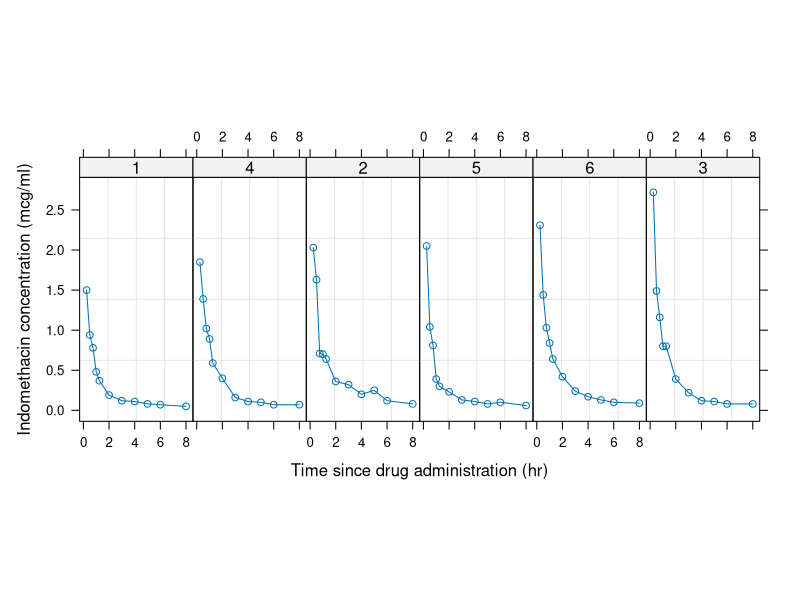
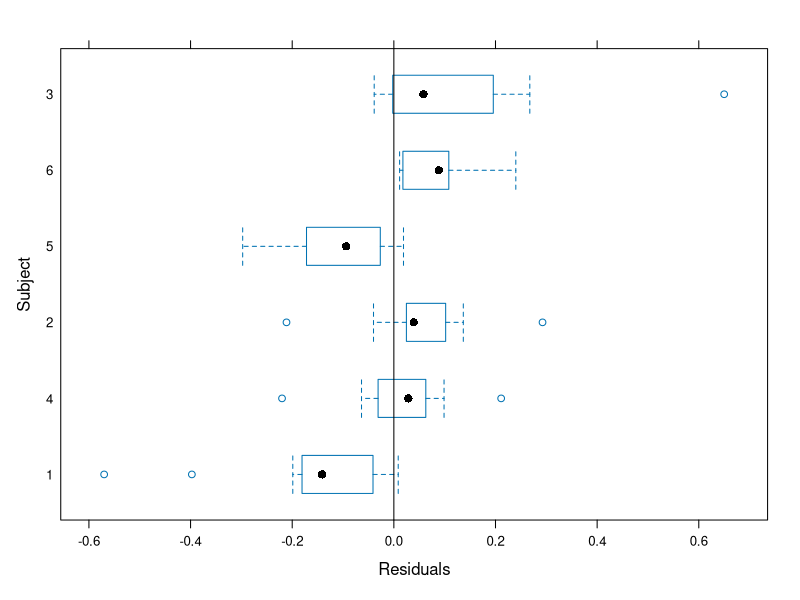
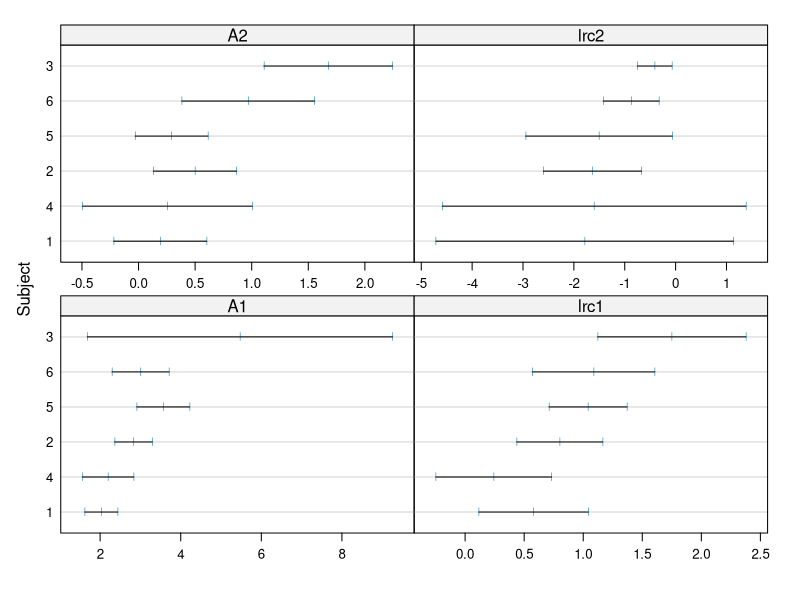
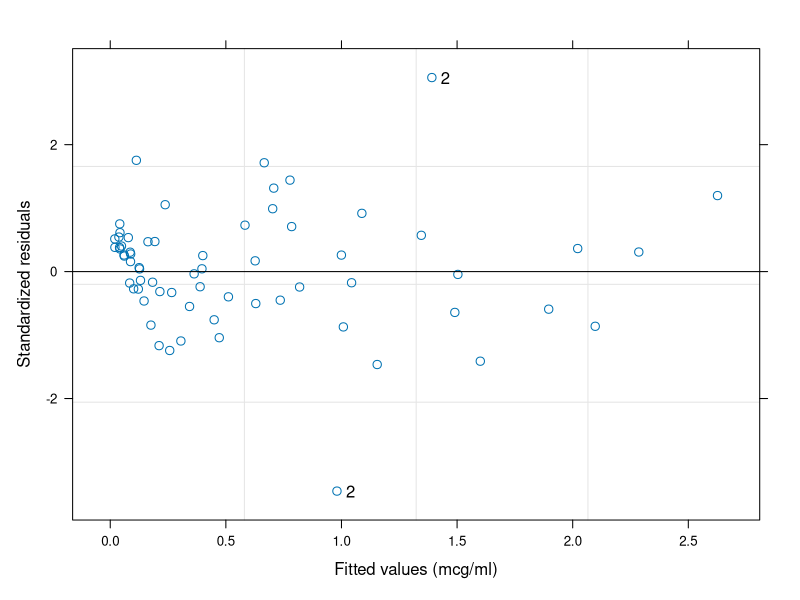
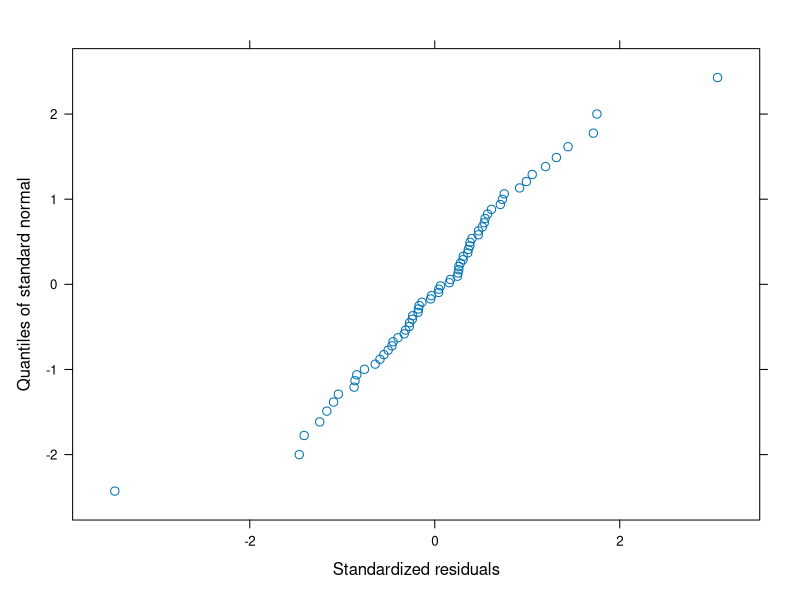
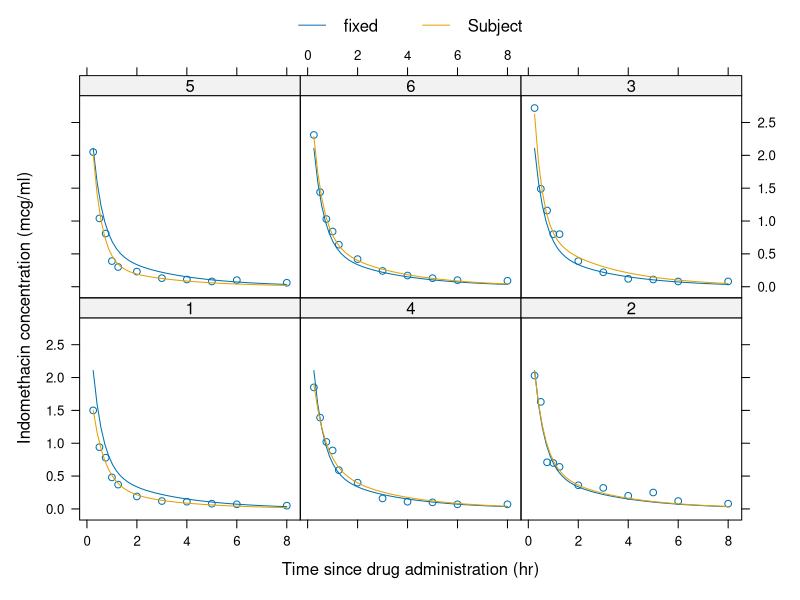
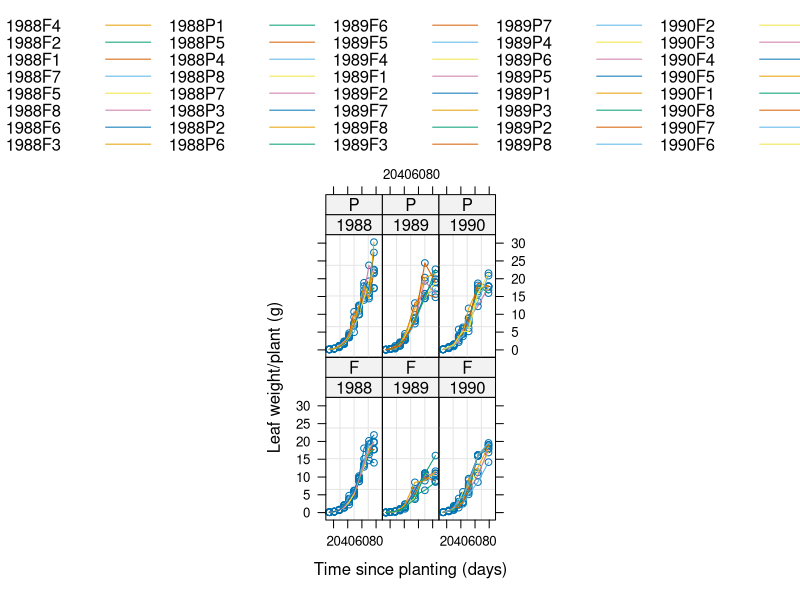
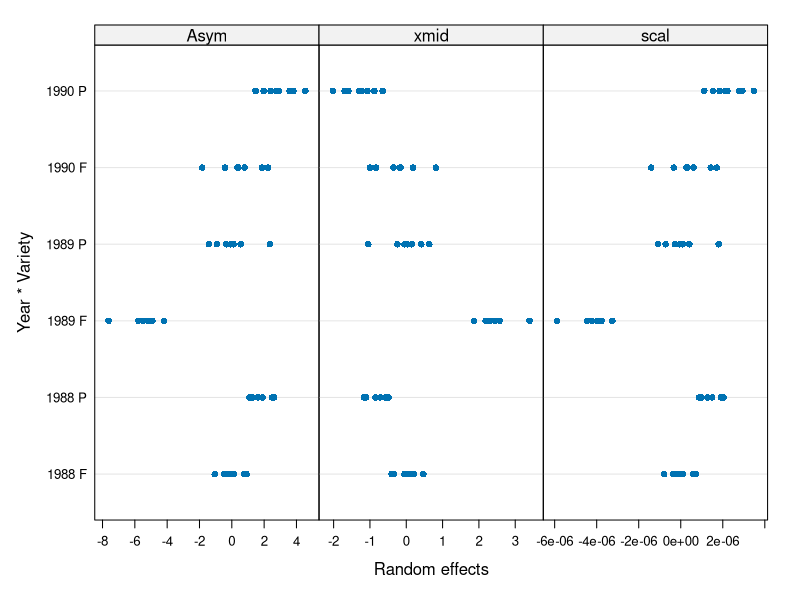

These charts were generated, in order, by the following R code:
#-*- R -*-

# initialization

library(nlme)
options(width = 65, digits = 5)
options(contrasts = c(unordered = "contr.helmert", ordered = "contr.poly"))
pdf(file = "ch06.pdf")

# Chapter 6    Nonlinear Mixed-Effects Models:
#              Basic Concepts and Motivating Examples

# 6.1 Indomethicin Kinetics

plot(Indometh)
fm1Indom.nls <- nls(conc ~ SSbiexp(time, A1, lrc1, A2, lrc2),
  data = Indometh)
summary(fm1Indom.nls)
plot(fm1Indom.nls, Subject ~ resid(.), abline = 0)
(fm1Indom.lis <- nlsList(conc ~ SSbiexp(time, A1, lrc1, A2, lrc2),
                        data = Indometh))
plot(intervals(fm1Indom.lis))
(fm1Indom.nlme <- nlme(fm1Indom.lis,
                      random = pdDiag(A1 + lrc1 + A2 + lrc2 ~ 1),
                      control = list(tolerance = 0.0001)))
fm2Indom.nlme <- update(fm1Indom.nlme,
                        random = pdDiag(A1 + lrc1 + A2 ~ 1))
anova(fm1Indom.nlme, fm2Indom.nlme)
(fm3Indom.nlme <- update(fm2Indom.nlme, random = A1+lrc1+A2 ~ 1))
fm4Indom.nlme <-
    update(fm3Indom.nlme,
           random = pdBlocked(list(A1 + lrc1 ~ 1, A2 ~ 1)))
anova(fm3Indom.nlme, fm4Indom.nlme)
anova(fm2Indom.nlme, fm4Indom.nlme)
plot(fm4Indom.nlme, id = 0.05, adj = -1)
qqnorm(fm4Indom.nlme)
plot(augPred(fm4Indom.nlme, level = 0:1))
summary(fm4Indom.nlme)

# 6.3 Growth of Soybean Plants

head(Soybean)
plot(Soybean, outer = ~ Year * Variety)
(fm1Soy.lis <- nlsList(weight ~ SSlogis(Time, Asym, xmid, scal),
                       data = Soybean))
(fm1Soy.nlme <- nlme(fm1Soy.lis))
fm2Soy.nlme <- update(fm1Soy.nlme, weights = varPower())
anova(fm1Soy.nlme, fm2Soy.nlme)
plot(ranef(fm2Soy.nlme, augFrame = TRUE),
     form = ~ Year * Variety, layout = c(3,1))
soyFix <- fixef(fm2Soy.nlme)
options(contrasts = c("contr.treatment", "contr.poly"))
(fm3Soy.nlme <-
 update(fm2Soy.nlme,
        fixed = Asym + xmid + scal ~ Year,
        start = c(soyFix[1], 0, 0, soyFix[2], 0, 0, soyFix[3], 0, 0)))
anova(fm3Soy.nlme)
# The following line is not in the book but needed to fit the model
fm4Soy.nlme <-
    nlme(weight ~ SSlogis(Time, Asym, xmid, scal),
         data = Soybean,
         fixed = list(Asym ~ Year*Variety, xmid ~ Year + Variety, scal ~ Year),
         random = Asym ~ 1,
         start = c(17, 0, 0, 0, 0, 0, 52, 0, 0, 0, 7.5, 0, 0),
         weights = varPower(0.95), control = list(verbose = TRUE))
# FIXME: An update doesn't work for the fixed argument when fixed is a list
summary(fm4Soy.nlme)
plot(augPred(fm4Soy.nlme))

# 6.4 Clinical Study of Phenobarbital Kinetics

(fm1Pheno.nlme <-
 nlme(conc ~ phenoModel(Subject, time, dose, lCl, lV),
      data = Phenobarb, fixed = lCl + lV ~ 1,
      random = pdDiag(lCl + lV ~ 1), start = c(-5, 0),
      na.action = NULL, naPattern = ~ !is.na(conc)))
fm1Pheno.ranef <- ranef(fm1Pheno.nlme, augFrame = TRUE)
# FIXME: these plots encounter difficulties
plot(fm1Pheno.ranef, form = lCl ~ Wt + ApgarInd)
plot(fm1Pheno.ranef, form = lV ~ Wt + ApgarInd)
options(contrasts = c("contr.treatment", "contr.poly"))
## This fit just ping-pongs
##fm2Pheno.nlme <-
##    update(fm1Pheno.nlme,
##           fixed = list(lCl ~ Wt, lV ~ Wt + ApgarInd),
##           start = c(-5.0935, 0, 0.34259, 0, 0),
##           control = list(pnlsTol = 1e-4, maxIter = 500,
##           msVerbose = TRUE))
##summary(fm2Pheno.nlme)
##fm3Pheno.nlme <-
##    update(fm2Pheno.nlme,
##           fixed = lCl + lV ~ Wt,
##           start = fixef(fm2Pheno.nlme)[-5])
##plot(fm3Pheno.nlme, conc ~ fitted(.), abline = c(0,1))

# cleanup

proc.time()

